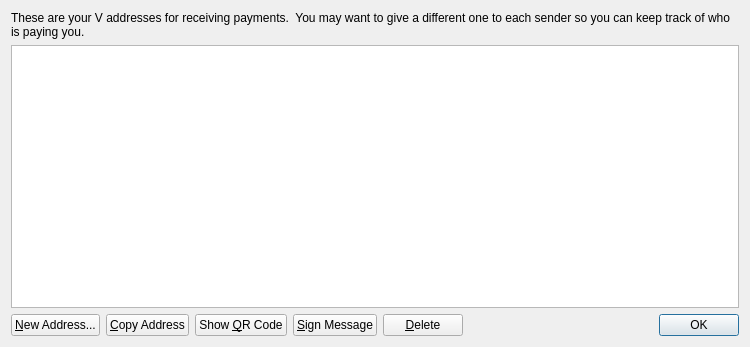
<?xml version="1.0" encoding="UTF-8"?>
<ui version="4.0">
 <class>AddressBookPage</class>
 <widget class="QWidget" name="AddressBookPage">
  <property name="geometry">
   <rect>
    <x>0</x>
    <y>0</y>
    <width>750</width>
    <height>347</height>
   </rect>
  </property>
  <property name="windowTitle">
   <string>Address Book</string>
  </property>
  <layout class="QVBoxLayout" name="verticalLayout">
   <item>
    <widget class="QLabel" name="labelExplanation">
     <property name="text">
      <string>These are your V addresses for receiving payments.  You may want to give a different one to each sender so you can keep track of who is paying you.</string>
     </property>
     <property name="textFormat">
      <enum>Qt::AutoText</enum>
     </property>
     <property name="wordWrap">
      <bool>true</bool>
     </property>
    </widget>
   </item>
   <item>
    <widget class="QTableView" name="tableView">
     <property name="contextMenuPolicy">
      <enum>Qt::CustomContextMenu</enum>
     </property>
     <property name="toolTip">
      <string>Double-click to edit address or label</string>
     </property>
     <property name="styleSheet">
      <string notr="true">QTableView { alternate-background-color: #666666; } QHeaderView { color: #000000; }</string>
     </property>
     <property name="tabKeyNavigation">
      <bool>false</bool>
     </property>
     <property name="alternatingRowColors">
      <bool>true</bool>
     </property>
     <property name="selectionMode">
      <enum>QAbstractItemView::SingleSelection</enum>
     </property>
     <property name="selectionBehavior">
      <enum>QAbstractItemView::SelectRows</enum>
     </property>
     <property name="sortingEnabled">
      <bool>true</bool>
     </property>
     <attribute name="verticalHeaderVisible">
      <bool>false</bool>
     </attribute>
    </widget>
   </item>
   <item>
    <layout class="QHBoxLayout" name="horizontalLayout">
     <item>
      <widget class="QPushButton" name="newAddressButton">
       <property name="toolTip">
        <string>Create a new address</string>
       </property>
       <property name="text">
        <string>&amp;New Address...</string>
       </property>
       <property name="icon">
        <iconset resource="../bitcoin.qrc">
         <normaloff>:/icons/add</normaloff>:/icons/add</iconset>
       </property>
      </widget>
     </item>
     <item>
      <widget class="QPushButton" name="copyToClipboard">
       <property name="toolTip">
        <string>Copy the currently selected address to the system clipboard</string>
       </property>
       <property name="text">
        <string>&amp;Copy Address</string>
       </property>
       <property name="icon">
        <iconset resource="../bitcoin.qrc">
         <normaloff>:/icons/editcopy</normaloff>:/icons/editcopy</iconset>
       </property>
      </widget>
     </item>
     <item>
      <widget class="QPushButton" name="showQRCode">
       <property name="text">
        <string>Show &amp;QR Code</string>
       </property>
       <property name="icon">
        <iconset resource="../bitcoin.qrc">
         <normaloff>:/images/qrcode</normaloff>:/images/qrcode</iconset>
       </property>
      </widget>
     </item>
     <item>
      <widget class="QPushButton" name="signMessage">
       <property name="toolTip">
        <string>Sign a message to prove you own this address</string>
       </property>
       <property name="text">
        <string>&amp;Sign Message</string>
       </property>
       <property name="icon">
        <iconset resource="../bitcoin.qrc">
         <normaloff>:/icons/edit</normaloff>:/icons/edit</iconset>
       </property>
      </widget>
     </item>
     <item>
      <widget class="QPushButton" name="deleteButton">
       <property name="toolTip">
        <string>Delete the currently selected address from the list. Only sending addresses can be deleted.</string>
       </property>
       <property name="text">
        <string>&amp;Delete</string>
       </property>
       <property name="icon">
        <iconset resource="../bitcoin.qrc">
         <normaloff>:/icons/remove</normaloff>:/icons/remove</iconset>
       </property>
      </widget>
     </item>
     <item>
      <spacer name="horizontalSpacer">
       <property name="orientation">
        <enum>Qt::Horizontal</enum>
       </property>
       <property name="sizeHint" stdset="0">
        <size>
         <width>40</width>
         <height>20</height>
        </size>
       </property>
      </spacer>
     </item>
     <item>
      <widget class="QDialogButtonBox" name="buttonBox">
       <property name="sizePolicy">
        <sizepolicy hsizetype="Maximum" vsizetype="Fixed">
         <horstretch>0</horstretch>
         <verstretch>0</verstretch>
        </sizepolicy>
       </property>
       <property name="standardButtons">
        <set>QDialogButtonBox::Ok</set>
       </property>
      </widget>
     </item>
    </layout>
   </item>
  </layout>
 </widget>
 <resources>
  <include location="../bitcoin.qrc"/>
 </resources>
 <connections/>
</ui>
